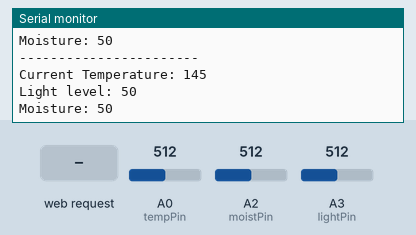
Simulated run of this sketch. Board: Arduino Uno R4 WiFi. Parts: the last lines printed to the serial monitor. Inputs (shaded band) come from the test bench; at power-on: A0 (tempPin) = 512, A2 (moistPin) = 512, A3 (lightPin) = 512. WiFi joins after 1.5 s; servers stay silent unless stated.

Above: at 3.7 s.
3.8 s: HTTP request GET /none received
6.0 s: A0 (tempPin) set to 716
At 7.3 s:
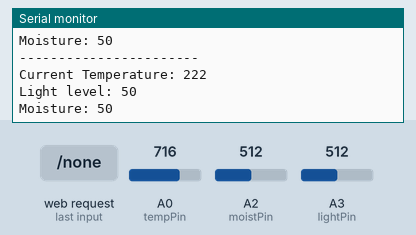
7.5 s: A2 (moistPin) set to 716
At 8.2 s:
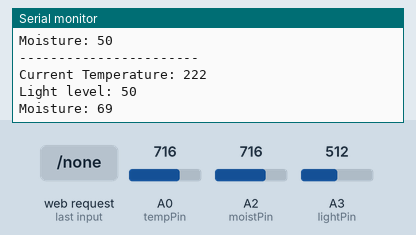
9.0 s: A3 (lightPin) set to 716
At 10.3 s:
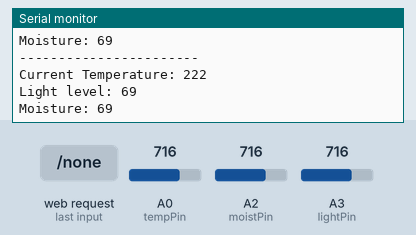
10.5 s: A0 (tempPin) set to 900
At 11.3 s:
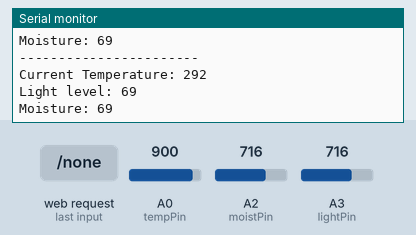
12.0 s: A2 (moistPin) set to 900
At 13.3 s:
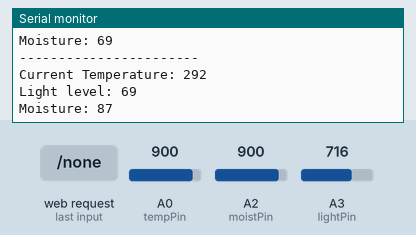
Timing chart, 0 to 14.5 s (numbered marks = the images above; inputs shaded):
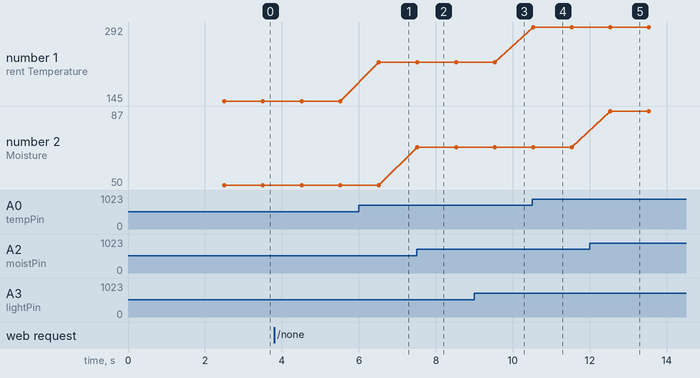

Measured:
- after the input at 6.0 s, the serial monitor: prints a new line after 0.52 s (image 1)
- after the input at 7.5 s, the serial monitor: prints a new line at once (image 2)
- after the input at 9.0 s, the serial monitor: prints a new line after 0.53 s (image 3)
- after the input at 10.5 s, the serial monitor: prints a new line at once (image 4)
- after the input at 12.0 s, the serial monitor: prints a new line after 0.53 s (image 5)
- plotted number 1: 145 → 222 after the input at 6.0 s, 222 → 292 after the input at 10.5 s
- plotted number 2: 50 → 69 after the input at 7.5 s, 69 → 87 after the input at 12.0 s

The sketch:

plantCommunicator.ino
```cpp
#include "WiFiS3.h"
#include "index.h"
#include "ArrayList.h"

char ssid[] = "Renate";        // your network SSID (name)
char pass[] = "hello123";    // your network password

int status = WL_IDLE_STATUS;
WiFiServer server(80);

int tempPin = A0;
int moistPin = A2;
int lightPin = A3;

ArrayList<int> lightValues; //arraylist to store light sensor data
int addedTemp = 0; //add temperature on top of each other
int addedLight = 0; //add light levels on top of each other
int addedMoist = 0; //add moisture levels on top of each other
int counter = 0;

int getTemp() {
  int tempRead = analogRead(tempPin); //read the analog sensor and store it
  float voltage = tempRead * (3.9 / 1024.0);
  float temp = (voltage - 0.5) * 100; //Convert to degrees
  return temp;
}

int getMoisture() {
  int moistRead = analogRead(moistPin);
  int moisture = map(moistRead, 0, 1023, 0, 100);
  return moisture;
}

int getLightLevel() {
  int lightRead = analogRead(lightPin);
  int light = map(lightRead, 0, 1023, 0, 100);
  return light;
}

String checkMoistThresh(int x) {
  int moisture = x;
  int moistThreshold = 10;

  if (moisture < moistThreshold)
    return "Plant needs water";
  else
   return "Plant is happy :)";

}


void setup() {
  Serial.begin(9600);
  // check for the WiFi module:
  if (WiFi.status() == WL_NO_MODULE) {
    Serial.println("Communication with WiFi module failed!");
    // don't continue
    while (true);
  }

  String fv = WiFi.firmwareVersion();
  if (fv < WIFI_FIRMWARE_LATEST_VERSION) {
    Serial.println("Please upgrade the firmware");
  }

  // attempt to connect to WiFi network:
  while (status != WL_CONNECTED) {
    Serial.print("Attempting to connect to Network named: ");
    Serial.println(ssid);

    status = WiFi.begin(ssid, pass);

    delay(1000);
  }
  server.begin(); // start the web server on port 80
  printWifiStatus(); // you're connected now, so print out the status
}


void loop() {
  Serial.println("-----------------------");
  Serial.print("Current Temperature: ");
  Serial.println(getTemp());

  Serial.print("Light level: ");
  Serial.println(getLightLevel());

  Serial.print("Moisture: ");
  Serial.println(getMoisture());

  //storing the light sensore data in the arrayList
  lightValues.add(getLightLevel());
  //i = i + 1;

  //measures every second
  delay(1000);

  addedTemp = addedTemp + getTemp();
  addedLight = addedLight + getLightLevel();
  addedMoist = addedMoist + getMoisture();
  counter++;

  // listen for incoming clients
  WiFiClient client = server.available();
  if (client) {
    // read the HTTP request header line by line
    while (client.connected()) {
      if (client.available()) {
        String HTTP_header = client.readStringUntil('\n');  // read the header line of HTTP request

        if (HTTP_header.equals("\r"))  // the end of HTTP request
          break;

        Serial.print("<< ");
        Serial.println(HTTP_header);  // print HTTP request to Serial Monitor
      }
    }

    client.println("HTTP/1.1 200 OK");
    client.println("Content-Type: text/html");
    client.println("Connection: close");  // the connection will be closed after completion of the response
    client.println();                     // the separator between HTTP header and body


  // calculate the average temperature
  int meanTemp = addedTemp/counter;

  // calculate the average light level
  int meanLight = addedLight/counter;

  // calculate the average moisture
  int meanMoist = addedMoist/counter;

  // current light level from sensor
  int currentLight = getLightLevel();

  // current temp
  int currentTemp = getTemp();

  // current moist
  int currentMoist = getMoisture();

  // calling the warning message
  String wateringStatus = checkMoistThresh(currentMoist);


  //sort initial arrayList into three categories (sunny, bright/cloudy/shadow, dark)
  //Values still need to be corrected
  ArrayList<int> sunnyValues = lightValues.filter([](int n) -> bool{return n > 94;});
  ArrayList<int> shadowValues = lightValues.filter([](int n) -> bool{return n > 5 && n < 95;});
  ArrayList<int> darkValues = lightValues.filter([](int n) -> bool{return n < 5;});

  //check how many minutes the different light levels exist

  //List of sunny Values
  int sunnyMin = sunnyValues.size()/60;
  //List of shade Values
  int shadowMin = shadowValues.size()/60;
  //List of dark Values
  int darkMin = darkValues.size()/60;


    String html = String(INDEX_HTML);
    html.replace("lightMarker", String(currentLight));
    html.replace("sunnyMarker", String(sunnyMin));
    html.replace("shadeMarker", String(shadowMin));
    html.replace("darknessMarker", String(darkMin));
    html.replace("moistureMarker", String(currentMoist));
    html.replace("wateringStatus", String(wateringStatus));
    html.replace("tempMarker", String(currentTemp));
    html.replace("meanTempMarker", String(meanTemp));
    html.replace("meanLightMarker", String(meanLight));
    html.replace("meanMoistMarker", String(meanMoist));
    html.replace("timeMarker", String(counter));
    client.println(html);
    client.flush();

    // give the web browser time to receive the data
    delay(10);

    // close the connection:
    client.stop();
  }
}

void printWifiStatus() {
  // print the SSID of the network you're attached to:
  Serial.print("SSID: ");
  Serial.println(WiFi.SSID());

  // print your board's IP address:
  IPAddress ip = WiFi.localIP();
  Serial.print("IP Address: ");
  Serial.println(ip);

  // print the received signal strength:
  long rssi = WiFi.RSSI();
  Serial.print("signal strength (RSSI):");
  Serial.print(rssi);
  Serial.println(" dBm");
}
```

index.h
```cpp
const char *INDEX_HTML = R"=====(
<!DOCTYPE html>
<html lang="en">
<head>
    <meta charset="UTF-8">
    <meta name="viewport" content="width=device-width, initial-scale=1.0">
    <title>Plant Communicator</title>
    <style>
        body {
            font-family: Arial, Helvetica, sans-serif;
            background-color: #F9FEF9;
            margin: 0;
            margin-top: 50px;
        }

        .header {
            width: 100%;
            height: 55px;
            margin: 0;
            position: absolute;
            background-color: #7FD277;
            top: 0;
        }

        .header h1 {
            margin: 0;
            padding: 16px;
            font-size: 1.3rem;
            font-weight: 200;
        }

        .row {
            display: flex;
            flex-wrap: wrap;
            margin-left: 70px;
            margin-right: 70px;
            gap: 40px;
        }

        .column {
            display: flex;
            flex-wrap: wrap;
            flex-direction: column;
            margin-top: 40px;
            flex: 1;
        }

        .desc {
            background-color: #F8FB5F;
            border-radius: 15px;
        }

        .desc p {
            margin: 20px;
            font-weight: 200;
            text-align: left;
        }

        #status {
            background-color: #82B7B3;
            border-radius: 15px;
        }

        #status h3 {
            margin: 20px;
            margin-bottom: 5px;
            font-size: 1.2rem;
            font-weight: 500;
        }

        #status p {
            margin: 20px;
            margin-top: 5px;
        }

        .sensor-info {
            text-align: center;
            height: 350px;
            width: 250px;
            border-radius: 0 0 800px 800px / 0 0 700px 700px;
            background-color: #7FD277;
        }

        .sensor-info h2 {
            text-align: center;
            font-size: 2rem;
            font-weight: 300;
        }

        .sensorContent {
            margin-left: 25px;
            margin-top: 50px;
            width: 200px;
            height: 200px;
            background-color: rgba(255, 255, 255, 1);
            border-radius: 50%;
        }

        .sensorContent p {
            font-size: 3.5rem;
            text-align: center;
            font-weight: 500;
            padding-top: 67px;
            margin: 0;
        }

        .averages {
            height: 320px;
            width: 250px;
            background-color: #82B7B3;
            border-radius: 15px;
        }

        .averages h4 {
            text-align: center;
            margin: 20px 20px 0 20px;
            font-size: 1rem;
            font-weight: 400;
        }

        .averages p {
            margin: 10px 0 0 100px;
            line-height: 50px;
            text-align: center;
            width: 50px;
            height: 50px;
            background-color: #F9FEF9;
            border-radius: 360px;
        }

        .sensorExtraContent {
            display: none;
            position: relative;
            top: 20px;
        }


        .lightButton {
            /* bold */
            font-size: 1.5rem;

        }
        .lightButton:hover {

            font-weight: 700;
            /* background-color: rgb(202, 255, 195); */
            color: rgb(109, 155, 52);
            cursor: pointer;
        }

    </style>
</head>
<body>
    <header class="header">
        <h1>Plant Communicator</h1>
    </header>

    <div class="row">
    <div class="column">
        <div id="status">
            <h3>Plant status</h3>
            <p>wateringStatus</p>
            <p>The plant has been in the sun for sunnyMarker minutes</p>
            <p>The plant has been in the shade for shadeMarker minutes</p>
            <p>The plant has been in the dark for darknessMarker minutes</p>
        </div>
    </div>
    <div class="column">
        <div class="desc">
            <p>The plant communicator will help take care of your plant's health.
                <br> <br>
            See how your plant is doing below!</p>
        </div>
    </div>
    </div>

    <div class="row">
    <div class="column">
        <div class="sensor-info">
            <h2>Temperature</h2>
            <div class="sensorContent">
                <p>tempMarker °C</p>
            </div>
        </div>
    </div>
    <div class="column">
        <div class="sensor-info">
            <h2>Moisture</h2>
            <div class="sensorContent">
                <p>moistureMarker</p>
            </div>
        </div>
    </div>
    <div class="column">
        <div class="sensor-info">
            <h2>Light</h2>
            <div class="sensorContent">
                <p>lightMarker</p>
            </div>
        </div>
    </div>
    <div class="column">
        <div class="averages">
            <h4>Average temperature</h4>
            <p>meanTempMarker °C</p>
            <h4>Average moisture level</h4>
            <p>meanMoistMarker</p>
            <h4>Average light level</h4>
            <p>meanLightMarker</p>
        </div>
    </div>
    </div>

    <script>
        const lightMarker = document.getElementById('lightMarker');
        const lightElement = document.querySelector('.light');
        const lightValue = parseInt(lightMarker.innerText);

        let plantHealth;

        if (lightValue < 30) {
        lightElement.style.backgroundImage = "url('https://cdn.midjourney.com/e0984457-606e-40d3-99a3-d5782eb5d6a9/0_2.png')";
        }


        if (lightValue > 70) {
        plantHealth = 'Excellent';
        } else if (lightValue > 50) {
        plantHealth = 'Good';
        } else if (lightValue > 30) {
        plantHealth = 'Fair';
        } else {
        plantHealth = 'Poor';
        }

        console.log(`The plant's health is ${plantHealth}.`);

        function lightButton() {
            var x = document.getElementById("lightContent");
            if (x.style.display === "none") {
            x.style.display = "block";
            } else {
            x.style.display = "none";
            }
        }
    </script>
</body>
</html>
      )=====";
```

Source omitted: ArrayList.h (17276 bytes)
